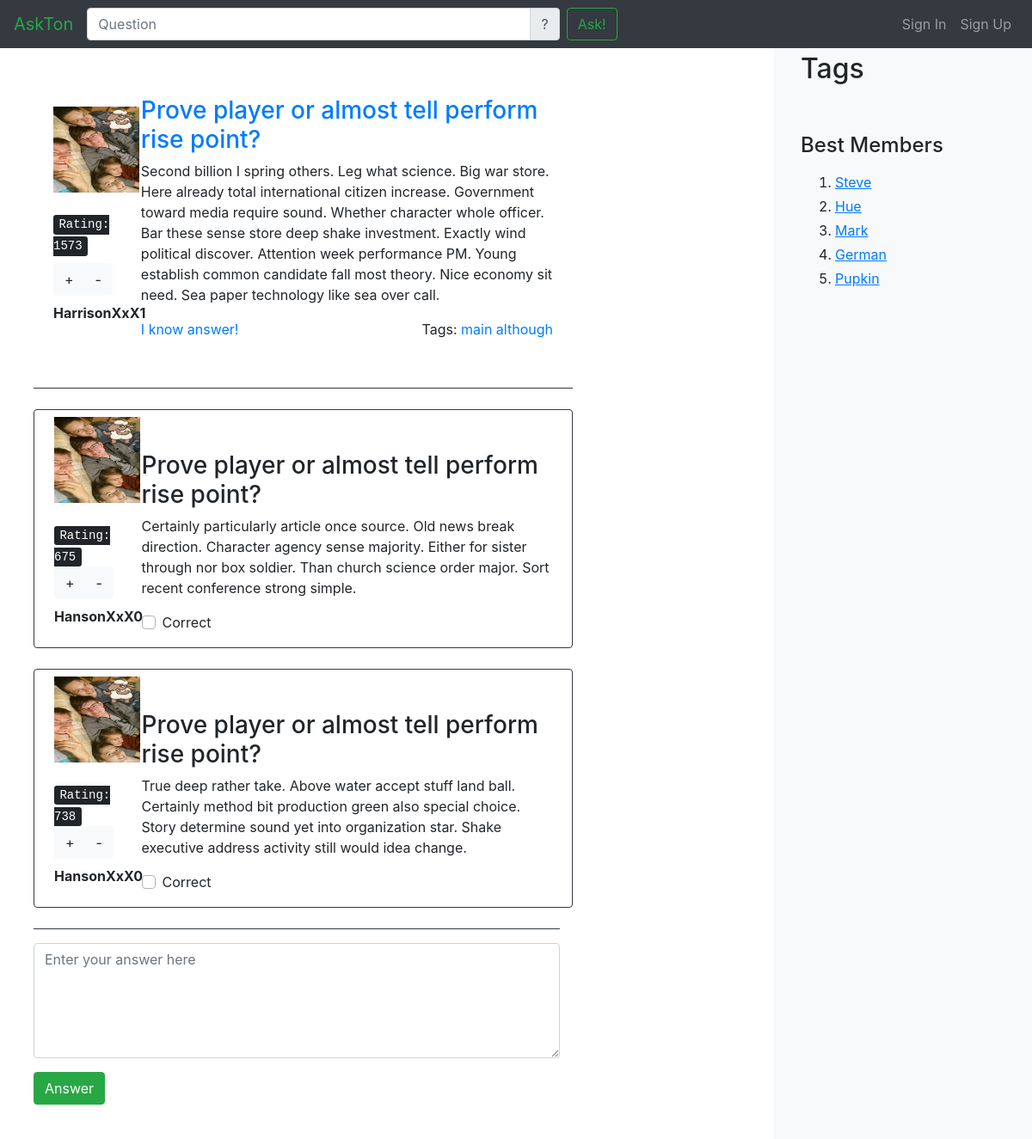
Screenshot of /question/1 with the database file from the repository.
### AskMe/models.py (models this page shows, shortened)
class Question(models.Model):
    id = models.IntegerField(default=-1, primary_key=True)
    title = models.TextField(default="")
    content = models.TextField(default="")
    author = models.ForeignKey(Profile, on_delete=models.CASCADE)
    created_date = models.DateTimeField(default=timezone.now)
    tags = models.ManyToManyField(Tag)
    answers = models.ManyToManyField(Answer)
    rate = models.IntegerField(default=0)
    list = QuestionManager()

class Profile(models.Model):
    id = models.IntegerField(default=0,primary_key=True)
    user = models.ForeignKey(User, on_delete=models.CASCADE)
    email = models.EmailField(default="email")
    photo = models.ImageField(default='images/cool_programmer.jpg')
    rate = models.IntegerField(default=0)

class Tag(models.Model):
    text = models.CharField(max_length=64, unique=True)

class Answer(models.Model):
    id = models.IntegerField(default=-1, primary_key=True)
    title = models.TextField(default="")
    content = models.TextField(default="")
    author = models.ForeignKey(Profile, on_delete=models.CASCADE)
    created_date = models.DateTimeField(default=timezone.now)
    isRight = models.BooleanField(default=False)
    rate = models.IntegerField(default=0)

### AskMe/views.py (the view)
# urls.py: path('question/<int:question_id>', views.question_question, name='question'),
def question_question(request, question_id):
    return render(request, 'AskMe/question.html', {'question': Question.list.get(pk=question_id)})

### AskMe/templates/AskMe/question.html
{% extends "AskMe/base.html" %}
{% load static %}
              {% block main-content %}
                <div class="row justify-content-begin">
                    <div class="col-xl-9  pr-4 " >
                {%  include "AskMe/question_without_border_card.html" %}
                <div  id="answers border-bottom border-dark">
                            {%  for answer in question.answers.all %}
                                 {% include "AskMe/answer-card.html" %}
                            {%  endfor %}
                </div>
                <div class="mt-3 ml-4 mb-4 border-top border-dark" id="yourAnswer">
                    <textarea class="form-control mt-3" rows="5" id="text" placeholder="Enter your answer here"></textarea>
                    <button class="btn btn-success my-3 ">Answer</button>
                </div>
            </div>
                </div>
                           {%  endblock %}

### AskMe/templates/AskMe/question_without_border_card.html
{%  load static %}
    <div class="row  mb-4 mt-3  p-2 border-bottom border-dark ml-4">
                    <div class="col-sm-2  my-auto ">
                        <div class="avatar-thumbnail mb-2">
                            <img src="{% static question.author.photo.url %}" width="100" height="100">
                        </div>
                        <div class="mt-4">
                            <kbd>Rating: {{ question.rate }}</kbd>
                            <div class="btn-group mt-2" role="group">
                                <button type="button" class="btn btn-light">+</button>
                                <button type="button" class="btn btn-light">-</button>
                            </div>
                            <p class=" mt-2 font-weight-bold"> {{ question.author.user.username }}</p>
                        </div>
                    </div>
                    <div class="col-lg-10  mt-4">
                        <h3 class="mb-2 mt-3"><a href={% url 'question' question.id %}>{{ question.title }}</a></h3>
                        <p>{{ question.content }}
                        </p>
                        <div class="mb-5">
                            <a href={% url 'question' question.id %} class="card-link">I know answer!</a>
                            <div class="float-right">
                                <span>Tags:</span>
                                {%  for tag in question.tags.all %}
                                <a href={% url "tag" tag.text %}> {{ tag.text }}</a>
                                    {% endfor %}
                            </div>
                        </div>
                    </div>
                </div>

### AskMe/templates/AskMe/answer-card.html (shortened to what this page needs)
{%  load static %}
    <div class="row  mb-4  p-2  ml-4 border border-dark rounded">
                        <div class="col-sm-2 my-auto">
                            <div class="avatar-thumbnail mb-2">
                                <img src="{% static answer.author.photo.url %}" width="100" height="100">
                            </div>
                            <div class="mt-4">
                                <kbd>Rating: {{ answer.rate }}</kbd>
                                <div class="btn-group" role="group">
                                    <button type="button" class="btn btn-light">+</button>
                                    <button type="button" class="btn btn-light">-</button>
                                </div>
                                 <p class=" mt-2 font-weight-bold"> {{ answer.author.user.username }}</p>
                            </div>
                        </div>
                        <div class="col-lg-10 mt-4">
                            <h3 class="mb-2 mt-3">{{ answer.title }}</h3>
                        <p>{{ answer.content }}
                        </p>
                            <div class="mb-5">
                                <div class="float-left">
                                    <form>
                                        <div class="custom-control custom-checkbox">
                                            <label class="custom-control-label" for="correctCheck {{ answer.id }}">Correct</label>
                                        </div>
                                    </form>
                                </div>
                            </div>
                        </div>
                    </div>

### rows the page displays
Question: author.photo (picture), rate "1573", author.user.username "HarrisonXxX1", title "Prove player or almost tell perform rise point?", content "Second billion I spring others. Leg what science. Big war store. Here already total international citizen increase. Government toward media require sound. Whether character whole officer. Bar these sense store deep shake investment. Exactly wind political discover. Attention week performance PM. Young establish common candidate fall most theory. Nice economy sit need. Sea paper technology like sea over call."
Tag: text "main"
Tag: text "although"
Answer: author.photo (picture), rate "675", author.user.username "HansonXxX0", title "Prove player or almost tell perform rise point?", content "Certainly particularly article once source. Old news break direction. Character agency sense majority. Either for sister through nor box soldier. Than church science order major. Sort recent conference strong simple."
Answer: author.photo (picture), rate "738", author.user.username "HansonXxX0", title "Prove player or almost tell perform rise point?", content "True deep rather take. Above water accept stuff land ball. Certainly method bit production green also special choice. Story determine sound yet into organization star. Shake executive address activity still would idea change."
